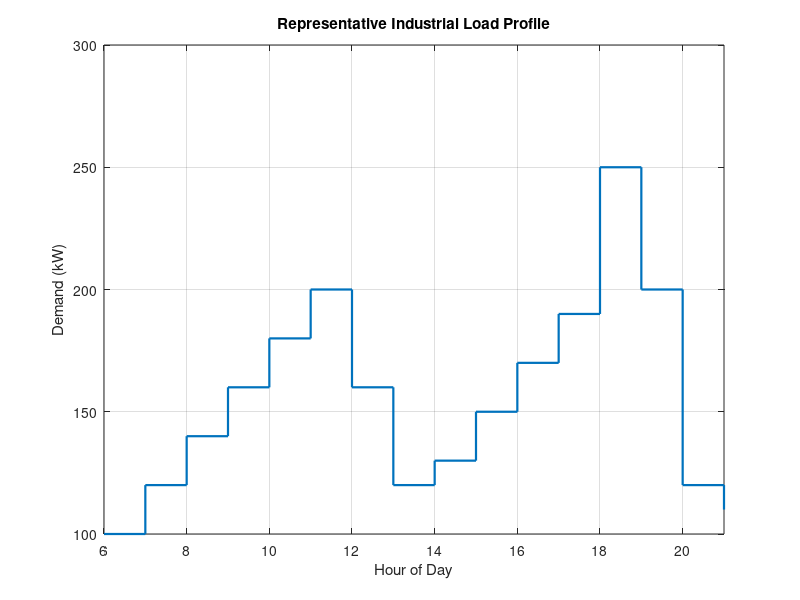

This chart was generated by the following MATLAB code:
%% 01 - Industrial Load Profile
% Representative synthetic load profile; replace with measured facility data.
clc; clear; close all;

load_kW = [100 120 140 160 180 200 160 120 130 150 170 190 250 200 120 110];
hour = 6:21;
dt_h = 1;
operating_days = 300;

daily_energy_kWh = sum(load_kW .* dt_h);
average_load_kW = mean(load_kW);
peak_hourly_average_kW = max(load_kW);
annual_energy_MWh = daily_energy_kWh * operating_days / 1000;

figure('Name','Representative Industrial Load Profile');
stairs(hour, load_kW, 'LineWidth', 1.6);
xlabel('Hour of Day'); ylabel('Demand (kW)');
title('Representative Industrial Load Profile');
grid on; xlim([min(hour) max(hour)]);

fprintf('\\nINDUSTRIAL LOAD ASSESSMENT\\n');
fprintf('Daily energy                 : %.1f kWh/day\\n', daily_energy_kWh);
fprintf('Average operating load       : %.2f kW\\n', average_load_kW);
fprintf('Peak hourly-average load     : %.1f kW\\n', peak_hourly_average_kW);
fprintf('Annual energy                : %.1f MWh/year\\n', annual_energy_MWh);
